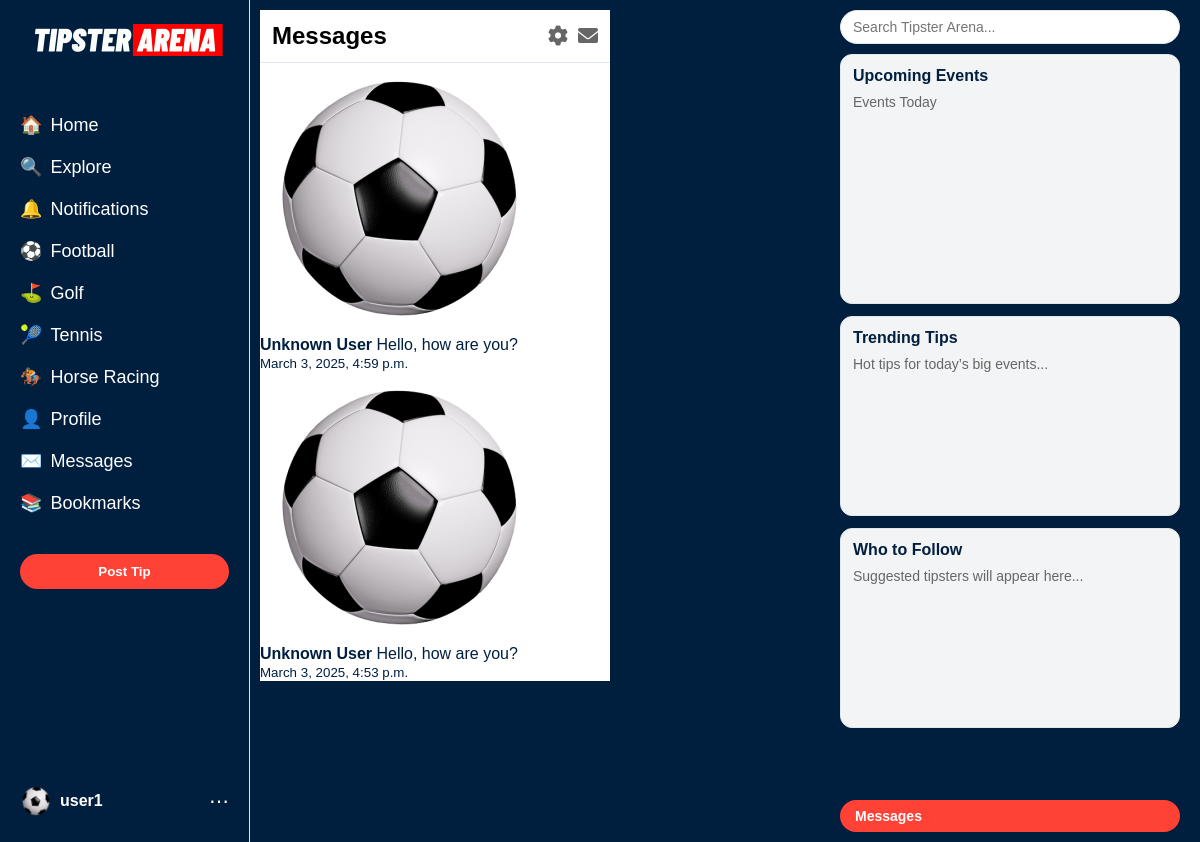
Page /messages/ (signed in) on the committed database.
### core/models.py (models this page shows, shortened)
class MessageThread(models.Model):
    participants = models.ManyToManyField(User, related_name='message_threads')
    last_message = models.TextField(blank=True)
    updated_at = models.DateTimeField(auto_now=True)

### core/views.py (the view)
# urls.py: path('messages/', views.messages, name='messages'),
@login_required  # Require users to log in to see messages
def messages(request):
    user = request.user
    message_threads = (MessageThread.objects.filter(participants=user)
                      .order_by('-updated_at')[:20]
                      .prefetch_related('participants__userprofile'))  # Use prefetch_related for ManyToMany
    return render(request, 'core/messages.html', {
        'message_threads': message_threads,
    })

### templates/core/messages.html (shortened to what this page needs)
{% extends 'core/base.html' %}
{% load static %}
{% block content %}
    <div class="messages-feed">
        <h2 class="messages-header">
            <span class="messages-title">Messages</span>
            <span class="messages-icons">
                <span class="messages-settings"><i class="fa-solid fa-gear"></i></span>
                <span class="messages-new"><i class="fa-solid fa-envelope"></i></span>
            </span>
        </h2>
        {% if message_threads %}
            {% for thread in message_threads %}
                <div class="card">
                    {% if thread.participants.0.userprofile.avatar %}
                        <img src="{{ thread.participants.0.userprofile.avatar.url }}" alt="User Avatar" class="avatar">
                    {% else %}
                        <img src="{% static 'images/default-avatar.png' %}" alt="Default Avatar" class="avatar" onerror="this.style.display='none'">
                    {% endif %}
                    <div class="card-content">
                        <p><strong>{{ thread.participants.0.username|default:"Unknown User" }}</strong> {{ thread.last_message|truncatechars:30|default:"No message" }}</p>
                        <small>{{ thread.updated_at|date:"F j, Y, g:i a"|default:"No date" }}</small>
                    </div>
                </div>
            {% empty %}
                <div class="card">
                    <div class="card-content">
                        <p>No messages yet. Start a conversation!</p>
                    </div>
                </div>
            {% endfor %}
        {% else %}
            <div class="card">
                <div class="card-content">
                    <p>No messages yet. Start a conversation!</p>
                </div>
            </div>
        {% endif %}
    </div>
{% endblock %}

### templates/core/base.html (shortened to what this page needs)
<!DOCTYPE html>
<html lang="en">
<head>
    {% load static %}
    <link rel="stylesheet" href="{% static 'css/styles.css' %}">
</head>
<body>
    <nav class="navbar">
        <div class="nav-brand">
            <img src="{% static 'images/tipster-arena-logo.png' %}" alt="Tipster Arena Logo" class="nav-brand-logo">
        </div>
        <ul class="nav-menu">
            <li><a href="{% url 'home' %}"><span class="nav-icon">🏠</span> Home</a></li>
            <li><a href="{% url 'explore' %}"><span class="nav-icon">🔍</span> Explore</a></li>
            <li><a href="{% url 'notifications' %}"><span class="nav-icon">🔔</span> Notifications</a></li>
            <li><a href="{% url 'sport' 'football' %}"><span class="nav-icon">⚽</span> Football</a></li>
            <li><a href="{% url 'sport' 'golf' %}"><span class="nav-icon">⛳</span> Golf</a></li>
            <li><a href="{% url 'sport' 'tennis' %}"><span class="nav-icon">🎾</span> Tennis</a></li>
            <li><a href="{% url 'sport' 'horse_racing' %}"><span class="nav-icon">🏇</span> Horse Racing</a></li>
            <li><a href="{% url 'profile' request.user.username|default:'guest' %}"><span class="nav-icon">👤</span> Profile</a></li>
            <li><a href="{% url 'messages' %}"><span class="nav-icon">✉️</span> Messages</a></li>
            <li><a href="{% url 'bookmarks' %}"><span class="nav-icon">📚</span> Bookmarks</a></li>
        </ul>
        <div class="nav-post">
            <button class="post-btn" data-toggle="post-modal">Post Tip</button>
        </div>
        <div class="nav-user">
            <div class="nav-user-content">
                {% if request.user.is_authenticated and request.user.userprofile.avatar %}
                    <img src="{{ request.user.userprofile.avatar.url }}" alt="User Avatar" class="nav-avatar">
                {% else %}
                    <img src="{% static 'images/default-avatar.png' %}" alt="User Avatar" class="nav-avatar" onerror="this.style.display='none'">
                {% endif %}
                <span class="nav-username">{{ request.user.username|default:"Guest" }}</span>
                <span class="nav-menu-icon">⋯</span>
            </div>
        </div>
    </nav>
    <div class="main-container">
        <main class="content">
            {% block content %}{% endblock %}
        </main>
        <aside class="sidebar">
            <input type="text" placeholder="Search Tipster Arena..." class="search-input">
            <div class="sidebar-scrollable">
                {% block upcoming_events %}
                <div class="sidebar-card trending-card">
                    <h3>Upcoming Events</h3>
                    <p>Events Today</p>
                </div>
                {% endblock %}
                {% block trending_tips %}
                <div class="sidebar-card">
                    <h3>Trending Tips</h3>
                    <p>Hot tips for today’s big events...</p>
                </div>
                {% endblock %}
                <div class="sidebar-card">
                    <h3>Who to Follow</h3>
                    <p>Suggested tipsters will appear here...</p>
                </div>
            </div>
            <a href="{% url 'messages' %}" class="messages-carrot">Messages</a>
        </aside>
    </div>
    <link rel="stylesheet" href="https://cdnjs.cloudflare.com/ajax/libs/font-awesome/6.0.0-beta3/css/all.min.css">
</body>
</html>

### static/css/styles.css (style rules this page uses)
* { margin: 0; padding: 0; box-sizing: border-box; }
body { font-family: Arial, sans-serif; background-color: #001f3f; color: #ffffff; }
.main-container { display: flex; margin-left: 250px; min-height: 100vh; background-color: #001f3f; }
.content { flex: 1; padding: 10px 10px 10px 0; background-color: #001f3f; color: #001f3f; min-height: 100vh; }
.messages-feed { max-width: 350px; margin: 0 10px 10px 10px; padding: 0; width: 100%; box-sizing: border-box; background-color: #ffffff; }
.messages-carrot { position: sticky; right: 10px; bottom: 10px; background-color: #ff4136; color: #ffffff; padding: 8px 15px; border-radius: 20px; text-decoration: none; font-size: 14px; font-weight: bold; box-shadow: 0 1px 3px rgba(0, 0, 0, 0.1); z-index: 1000; }
.messages-header { font-size: 24px; font-weight: bold; color: #000000; padding: 12px; border-bottom: 1px solid #e1e8ed; display: flex; justify-content: space-between; align-items: center; }
.messages-icons { display: flex; gap: 10px; }
.messages-new, .messages-settings { font-size: 20px; cursor: pointer; color: #666666; }
.messages-title { margin: 0; }
.navbar { position: fixed; top: 0; left: 0; width: 250px; height: 100vh; background-color: #001f3f; padding: 20px; display: flex; flex-direction: column; justify-content: flex-start; border-right: 1px solid #e1e8ed; }
.nav-avatar { width: 32px; height: 32px; border-radius: 50%; margin-right: 8px; }
.nav-brand-logo { width: 209px; height: auto; margin-bottom: 30px; }
.nav-icon { margin-right: 8px; }
.nav-menu { list-style: none; margin-bottom: 20px; }
.nav-menu a { color: #ffffff; text-decoration: none; font-size: 18px; display: flex; align-items: center; }
.nav-menu li { margin: 20px 0; }
.nav-menu-icon { font-size: 20px; color: #ffffff; margin-left: 8px; cursor: pointer; }
.nav-post { margin-bottom: 10px; }
.nav-user { display: flex; align-items: center; margin-top: auto; padding: 5px 0; position: relative; }
.nav-user-content { display: flex; align-items: center; width: 100%; cursor: pointer; }
.nav-username { color: #ffffff; font-weight: 600; font-size: 16px; text-decoration: none; flex-grow: 1; }
.post-btn { display: block; background-color: #ff4136; color: #ffffff; text-align: center; padding: 10px; border-radius: 20px; text-decoration: none; font-weight: bold; width: 100%; border: none; cursor: pointer; }
.sidebar { width: 350px; padding: 10px 10px 10px 0; background-color: #001f3f; color: #001f3f; position: fixed; right: 0; top: 0; height: 100vh; display: flex; flex-direction: column; margin-right: 10px; }
.sidebar-card { background-color: rgba(255, 255, 255, 0.95); border: 1px solid #e1e8ed; border-radius: 12px; padding: 12px; margin-bottom: 12px; box-shadow: 0 1px 3px rgba(0, 0, 0, 0.1); min-height: 200px; }
.sidebar-card h3 { color: #001f3f; font-size: 16px; font-weight: 600; margin-bottom: 8px; }
.sidebar-card p { color: #666666; font-size: 14px; line-height: 1.4; }
.sidebar-scrollable { flex: 1; overflow-y: auto; padding-bottom: 60px; }
.search-input { width: 100%; padding: 8px 12px; border: 1px solid #e1e8ed; border-radius: 20px; font-size: 14px; color: #001f3f; background-color: #ffffff; margin-bottom: 10px; position: sticky; top: 10px; z-index: 1001; }
.trending-card { min-height: 250px; }

### rows in the picture
MessageThread: participants.0.username "Unknown User", last_message "Hello, how are you?", updated_at "March 3, 2025, 4:59 p.m."
MessageThread: participants.0.username "Unknown User", last_message "Hello, how are you?", updated_at "March 3, 2025, 4:53 p.m."

### other values in the picture
{{ request.user.username|default:"Guest" }} "user1"
